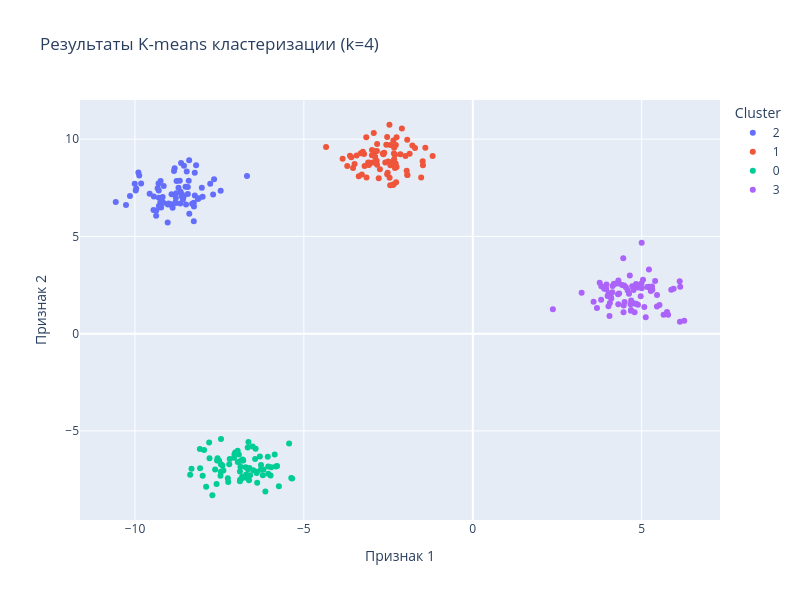

Here is the notebook cell this chart was saved with:
### Code cell
visualize_clusters(data, clusters, f'Результаты K-means кластеризации (k={OPTIMAL_CLUSTERS})')
